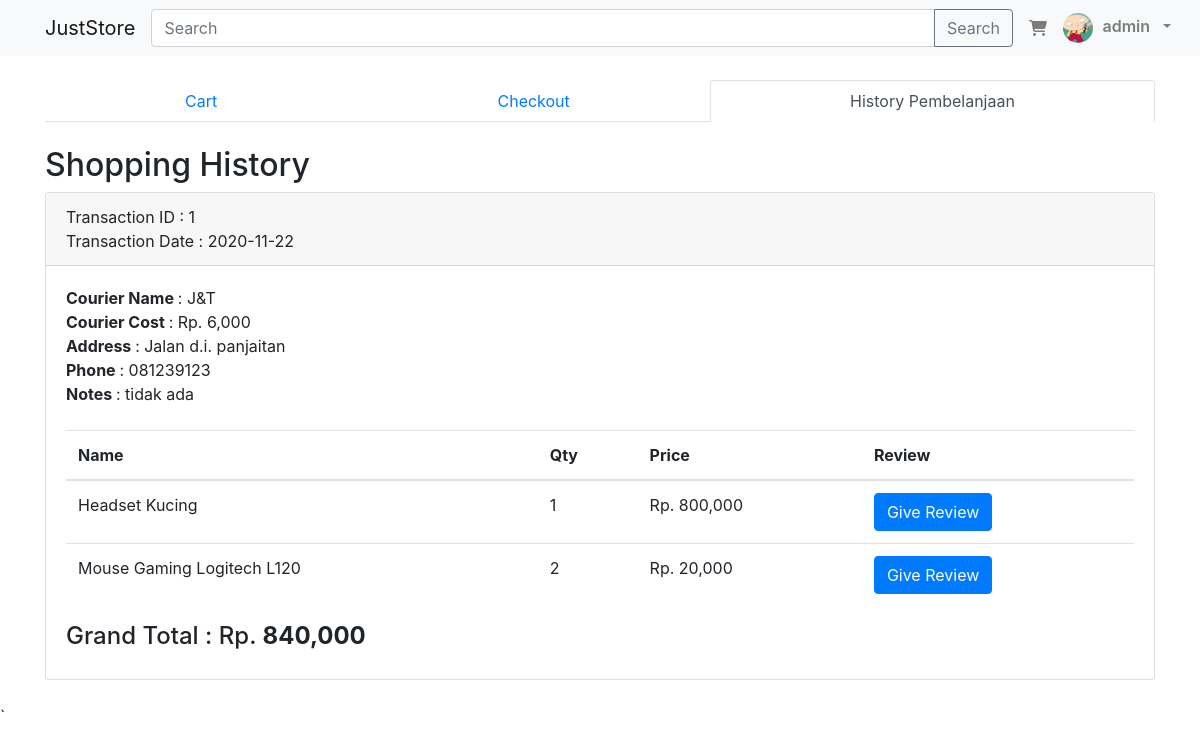
Screenshot of /juststore/?page=cart&tab=history (signed in) with the database file from the repository.
### tables this page shows
CREATE TABLE `transactions` (
  `id` int(11) NOT NULL,
  `transaction_id` int(11) NOT NULL,
  `transaction_date` date NOT NULL,
  `address` longtext NOT NULL,
  `courier_name` varchar(255) NOT NULL,
  `courier_cost` varchar(255) NOT NULL,
  `phone` varchar(255) NOT NULL,
  `notes` longtext DEFAULT NULL,
  `total` bigint(20) NOT NULL,
  `user_id` int(11) NOT NULL
);

CREATE TABLE `transaction_details` (
  `id` int(11) NOT NULL,
  `transaction_id` int(11) NOT NULL,
  `product_id` int(11) NOT NULL,
  `product_name` varchar(255) NOT NULL,
  `quantity` int(11) NOT NULL,
  `price` int(11) NOT NULL
);

### juststore/views/pages/cart.php (the view, shortened to what this page needs)
<?php
$database = new Database();
$conn = $database->getConnection();
$stmt = $conn->prepare("SELECT * FROM `transactions` WHERE user_id=:user_id");
$stmt->bindParam(':user_id',$user['id']);
$stmt->execute();
$transaction = $stmt->fetchAll(PDO::FETCH_ASSOC);
?>
<div class="container mt-4">
  <ul class="nav nav-tabs nav-fill mb-4">
    <li class="nav-item">
      <a class="nav-link active" id="cart-tab" data-toggle="tab" href="#cart" role="tab" aria-controls="cart" aria-selected="true">Cart</a>
    </li>
    <li class="nav-item">
      <a class="nav-link" id="checkout-tab" data-toggle="tab" href="#checkout" role="tab" aria-controls="checkout" aria-selected="false">Checkout</a>
    </li>
    <li class="nav-item">
      <a class="nav-link" id="history-tab" data-toggle="tab" href="#history" role="tab" aria-controls="history" aria-selected="false">History Pembelanjaan</a>
    </li>
  </ul>
  <div class="tab-content" id="myTabContent">
    <div class="tab-pane fade <?php if ($tab == 'history') {echo 'show active';} ?>" id="history" role="tabpanel" aria-labelledby="history-tab">
      <h2>Shopping History</h2>
      <?php
        foreach($transaction as $trans):
        $stmt = $conn->prepare("SELECT * FROM `transaction_details` WHERE transaction_id=:transaction_id");
        $stmt->bindParam(':transaction_id',$trans['id']);
        $stmt->execute();
        $trans_detail = $stmt->fetchAll(PDO::FETCH_ASSOC);
      ?>
        <div class="card mb-4">
        <div class="card-header">
          <span>Transaction ID : <?= $trans['transaction_id']; ?></span><br>
          <span>Transaction Date : <?= $trans['transaction_date']; ?></span>
        </div>
          <div class="card-body">
            <span><strong>Courier Name </strong>: <?= $trans['courier_name']; ?></span> <br>
            <span><strong>Courier Cost </strong>: Rp. <?= number_format($trans['courier_cost']); ?></span> <br>
            <span><strong>Address </strong>: <?= $trans['address']; ?></span> <br>
            <span><strong>Phone </strong>: <?= $trans['phone']; ?></span> <br>
            <span><strong>Notes </strong>: <?= $trans['notes']; ?></span> <br>
            <table class="table mt-4">
              <thead>
                <tr>
                  <th scope="col">Name</th>
                  <th scope="col">Qty</th>
                  <th scope="col">Price</th>
                  <th scope="col">Review</th>
                </tr>
              </thead>
              <tbody>
                <?php foreach($trans_detail as $t){ ?>
                <tr>
                  <td><?= $t['product_name'] ?></td>
                  <td><?= $t['quantity'] ?></td>
                  <td>Rp. <?= number_format($t['price']); ?></td>
                  <td><button type="submit" class="btn btn-primary" data-toggle="modal" data-target="#review<?= $t['id'] ?>">Give Review</button></td>
                </tr>
                <?php } ?>
              </tbody>
            </table>
            <h4>Grand Total : Rp. <strong><?= number_format($trans['total']); ?></strong></h4>
          </div>
        </div>
      </div>
      <?php endforeach ?>
  </div>
</div>

### rows the page displays
transactions: transaction "1", transaction_date "2020-11-22", courier_name "J&T", courier_cost "6,000", address "Jalan d.i. panjaitan", phone "081239123", notes "tidak ada", total "840,000"
transaction_details: product_name "Headset Kucing", quantity "1", price "800,000"
transaction_details: product_name "Mouse Gaming Logitech L120", quantity "2", price "20,000"

### other values shown
$user['name'] "admin"
